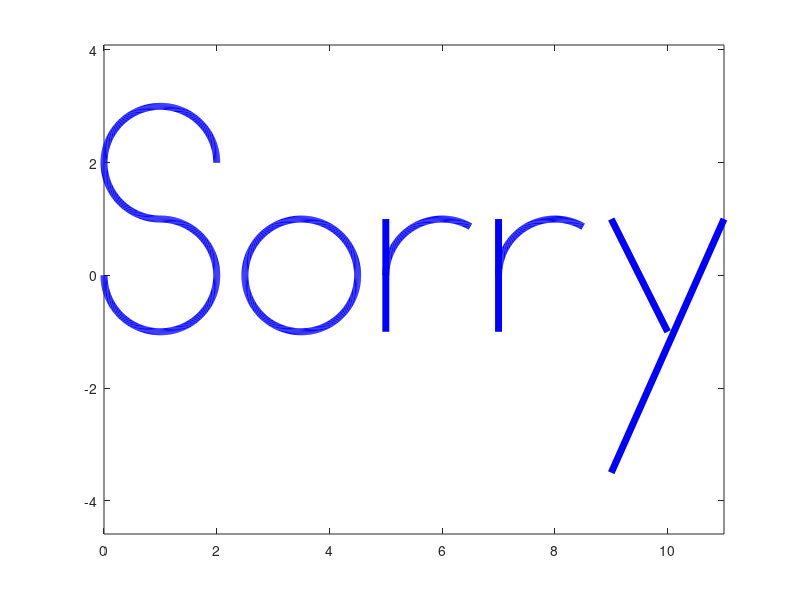

This figure's MATLAB source:
function sorry_plot
theta=0:270;
phi=60:180;
x0=1; y0=2;
x=x0+cosd(theta); y=y0+sind(theta);
plot(x,y,'color','b','linewidth',5);
hold on;
theta=-180:90;
x0=1; y0=0;
x=x0+cosd(theta); y=y0+sind(theta);
plot(x,y,'color','b','linewidth',5);

theta=0:360;
x0=3.5; y0=0;
x=x0+cosd(theta); y=y0+sind(theta);
plot(x,y,'color','b','linewidth',5);

x=[5 5];
y=[-1 1];
plot(x,y,'color','b','linewidth',5);
x0=6; y0=0;
x=x0+cosd(phi); y=y0+sind(phi);
plot(x,y,'color','b','linewidth',5);

x=[7 7];
y=[-1 1];
plot(x,y,'color','b','linewidth',5);
x0=8; y0=0;
x=x0+cosd(phi); y=y0+sind(phi);
plot(x,y,'color','b','linewidth',5);

x=[9 10];
y=[1 -1];
plot(x,y,'color','b','linewidth',5);
x=[11 9];
y=[1 -3.5];
plot(x,y,'color','b','linewidth',5);

axis equal;
end